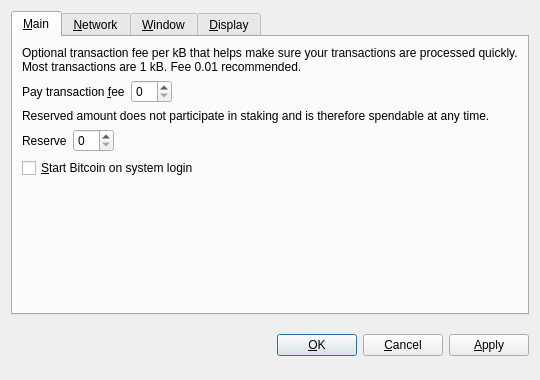
<?xml version="1.0" encoding="UTF-8"?>
<ui version="4.0">
 <class>OptionsDialog</class>
 <widget class="QDialog" name="OptionsDialog">
  <property name="geometry">
   <rect>
    <x>0</x>
    <y>0</y>
    <width>540</width>
    <height>380</height>
   </rect>
  </property>
  <property name="windowTitle">
   <string>Options</string>
  </property>
  <property name="modal">
   <bool>true</bool>
  </property>
  <layout class="QVBoxLayout" name="verticalLayout">
   <item>
    <widget class="QTabWidget" name="tabWidget">
     <property name="tabPosition">
      <enum>QTabWidget::North</enum>
     </property>
     <property name="currentIndex">
      <number>0</number>
     </property>
     <widget class="QWidget" name="tabMain">
      <attribute name="title">
       <string>&amp;Main</string>
      </attribute>
      <layout class="QVBoxLayout" name="verticalLayout_Main">
       <item>
        <widget class="QLabel" name="transactionFeeInfoLabel">
         <property name="text">
          <string>Optional transaction fee per kB that helps make sure your transactions are processed quickly. Most transactions are 1 kB. Fee 0.01 recommended.</string>
         </property>
         <property name="textFormat">
          <enum>Qt::PlainText</enum>
         </property>
         <property name="wordWrap">
          <bool>true</bool>
         </property>
        </widget>
       </item>
       <item>
        <layout class="QHBoxLayout" name="horizontalLayoutFee">
         <item>
          <widget class="QLabel" name="transactionFeeLabel">
           <property name="text">
            <string>Pay transaction &amp;fee</string>
           </property>
           <property name="textFormat">
            <enum>Qt::PlainText</enum>
           </property>
           <property name="buddy">
            <cstring>transactionFee</cstring>
           </property>
          </widget>
         </item>
         <item>
          <widget class="BitcoinAmountField" name="transactionFee"/>
         </item>
         <item>
          <spacer name="horizontalSpacerFee">
           <property name="orientation">
            <enum>Qt::Horizontal</enum>
           </property>
           <property name="sizeHint" stdset="0">
            <size>
             <width>40</width>
             <height>20</height>
            </size>
           </property>
          </spacer>
         </item>
        </layout>
       </item>
       <item>
        <widget class="QLabel" name="reserveBalanceInfoLabel">
         <property name="text">
          <string>Reserved amount does not participate in staking and is therefore spendable at any time.</string>
         </property>
         <property name="textFormat">
          <enum>Qt::PlainText</enum>
         </property>
         <property name="wordWrap">
          <bool>true</bool>
         </property>
        </widget>
       </item>
       <item>
        <layout class="QHBoxLayout" name="horizontalLayoutReserveBalance">
         <item>
          <widget class="QLabel" name="reserveBalanceLabel">
           <property name="text">
            <string>Reserve</string>
           </property>
           <property name="textFormat">
            <enum>Qt::PlainText</enum>
           </property>
           <property name="buddy">
            <cstring>reserveBalance</cstring>
           </property>
          </widget>
         </item>
         <item>
          <widget class="BitcoinAmountField" name="reserveBalance"/>
         </item>
         <item>
          <spacer name="horizontalSpacerReserveBalance">
           <property name="orientation">
            <enum>Qt::Horizontal</enum>
           </property>
           <property name="sizeHint" stdset="0">
            <size>
             <width>40</width>
             <height>20</height>
            </size>
           </property>
          </spacer>
         </item>
        </layout>
       </item>
       <item>
        <widget class="QCheckBox" name="bitcoinAtStartup">
         <property name="toolTip">
          <string>Automatically start Bitcoin after logging in to the system.</string>
         </property>
         <property name="text">
          <string>&amp;Start Bitcoin on system login</string>
         </property>
        </widget>
       </item>
       <item>
        <spacer name="verticalSpacer_Main">
         <property name="orientation">
          <enum>Qt::Vertical</enum>
         </property>
         <property name="sizeHint" stdset="0">
          <size>
           <width>20</width>
           <height>40</height>
          </size>
         </property>
        </spacer>
       </item>
      </layout>
     </widget>
     <widget class="QWidget" name="tabNetwork">
      <attribute name="title">
       <string>&amp;Network</string>
      </attribute>
      <layout class="QVBoxLayout" name="verticalLayout_Network">
       <item>
        <widget class="QCheckBox" name="mapPortUpnp">
         <property name="toolTip">
          <string>Automatically open the Bitcoin client port on the router. This only works when your router supports UPnP and it is enabled.</string>
         </property>
         <property name="text">
          <string>Map port using &amp;UPnP</string>
         </property>
        </widget>
       </item>
       <item>
        <widget class="QCheckBox" name="connectSocks">
         <property name="toolTip">
          <string>Connect to the Bitcoin network through a SOCKS proxy (e.g. when connecting through Tor).</string>
         </property>
         <property name="text">
          <string>&amp;Connect through SOCKS proxy:</string>
         </property>
        </widget>
       </item>
       <item>
        <layout class="QHBoxLayout" name="horizontalLayout_Network">
         <item>
          <widget class="QLabel" name="proxyIpLabel">
           <property name="text">
            <string>Proxy &amp;IP:</string>
           </property>
           <property name="textFormat">
            <enum>Qt::PlainText</enum>
           </property>
           <property name="buddy">
            <cstring>proxyIp</cstring>
           </property>
          </widget>
         </item>
         <item>
          <widget class="QValidatedLineEdit" name="proxyIp">
           <property name="maximumSize">
            <size>
             <width>140</width>
             <height>16777215</height>
            </size>
           </property>
           <property name="toolTip">
            <string>IP address of the proxy (e.g. 127.0.0.1)</string>
           </property>
          </widget>
         </item>
         <item>
          <widget class="QLabel" name="proxyPortLabel">
           <property name="text">
            <string>&amp;Port:</string>
           </property>
           <property name="textFormat">
            <enum>Qt::PlainText</enum>
           </property>
           <property name="buddy">
            <cstring>proxyPort</cstring>
           </property>
          </widget>
         </item>
         <item>
          <widget class="QLineEdit" name="proxyPort">
           <property name="maximumSize">
            <size>
             <width>55</width>
             <height>16777215</height>
            </size>
           </property>
           <property name="toolTip">
            <string>Port of the proxy (e.g. 9050)</string>
           </property>
          </widget>
         </item>
         <item>
          <widget class="QLabel" name="socksVersionLabel">
           <property name="text">
            <string>SOCKS &amp;Version:</string>
           </property>
           <property name="textFormat">
            <enum>Qt::PlainText</enum>
           </property>
           <property name="buddy">
            <cstring>socksVersion</cstring>
           </property>
          </widget>
         </item>
         <item>
          <widget class="QValueComboBox" name="socksVersion">
           <property name="toolTip">
            <string>SOCKS version of the proxy (e.g. 5)</string>
           </property>
          </widget>
         </item>
         <item>
          <spacer name="horizontalSpacer_Network">
           <property name="orientation">
            <enum>Qt::Horizontal</enum>
           </property>
           <property name="sizeHint" stdset="0">
            <size>
             <width>40</width>
             <height>20</height>
            </size>
           </property>
          </spacer>
         </item>
        </layout>
       </item>
       <item>
        <spacer name="verticalSpacer_Network">
         <property name="orientation">
          <enum>Qt::Vertical</enum>
         </property>
         <property name="sizeHint" stdset="0">
          <size>
           <width>20</width>
           <height>40</height>
          </size>
         </property>
        </spacer>
       </item>
      </layout>
     </widget>
     <widget class="QWidget" name="tabWindow">
      <attribute name="title">
       <string>&amp;Window</string>
      </attribute>
      <layout class="QVBoxLayout" name="verticalLayout_Window">
       <item>
        <widget class="QCheckBox" name="minimizeToTray">
         <property name="toolTip">
          <string>Show only a tray icon after minimizing the window.</string>
         </property>
         <property name="text">
          <string>&amp;Minimize to the tray instead of the taskbar</string>
         </property>
        </widget>
       </item>
       <item>
        <widget class="QCheckBox" name="minimizeOnClose">
         <property name="toolTip">
          <string>Minimize instead of exit the application when the window is closed. When this option is enabled, the application will be closed only after selecting Quit in the menu.</string>
         </property>
         <property name="text">
          <string>M&amp;inimize on close</string>
         </property>
        </widget>
       </item>
       <item>
        <spacer name="verticalSpacer_Window">
         <property name="orientation">
          <enum>Qt::Vertical</enum>
         </property>
         <property name="sizeHint" stdset="0">
          <size>
           <width>20</width>
           <height>40</height>
          </size>
         </property>
        </spacer>
       </item>
      </layout>
     </widget>
     <widget class="QWidget" name="tabDisplay">
      <attribute name="title">
       <string>&amp;Display</string>
      </attribute>
      <layout class="QVBoxLayout" name="verticalLayout_Display">
       <item>
        <layout class="QHBoxLayout" name="horizontalLayout_1_Display">
         <item>
          <widget class="QLabel" name="langLabel">
           <property name="text">
            <string>User Interface &amp;language:</string>
           </property>
           <property name="textFormat">
            <enum>Qt::PlainText</enum>
           </property>
           <property name="buddy">
            <cstring>lang</cstring>
           </property>
          </widget>
         </item>
         <item>
          <widget class="QValueComboBox" name="lang">
           <property name="toolTip">
            <string>The user interface language can be set here. This setting will take effect after restarting Bitcoin.</string>
           </property>
          </widget>
         </item>
        </layout>
       </item>
       <item>
        <layout class="QHBoxLayout" name="horizontalLayout_2_Display">
         <item>
          <widget class="QLabel" name="unitLabel">
           <property name="text">
            <string>&amp;Unit to show amounts in:</string>
           </property>
           <property name="textFormat">
            <enum>Qt::PlainText</enum>
           </property>
           <property name="buddy">
            <cstring>unit</cstring>
           </property>
          </widget>
         </item>
         <item>
          <widget class="QValueComboBox" name="unit">
           <property name="toolTip">
            <string>Choose the default subdivision unit to show in the interface and when sending coins.</string>
           </property>
          </widget>
         </item>
        </layout>
       </item>
       <item>
        <widget class="QCheckBox" name="displayAddresses">
         <property name="toolTip">
          <string>Whether to show Bitcoin addresses in the transaction list or not.</string>
         </property>
         <property name="text">
          <string>&amp;Display addresses in transaction list</string>
         </property>
        </widget>
       </item>
       <item>
        <widget class="QCheckBox" name="coinControlFeatures">
         <property name="toolTip">
          <string>Whether to show coin control features or not.</string>
         </property>
         <property name="text">
          <string>Display coin &amp;control features (experts only!)</string>
         </property>
        </widget>
       </item>
       <item>
        <spacer name="verticalSpacer_Display">
         <property name="orientation">
          <enum>Qt::Vertical</enum>
         </property>
         <property name="sizeHint" stdset="0">
          <size>
           <width>20</width>
           <height>40</height>
          </size>
         </property>
        </spacer>
       </item>
      </layout>
     </widget>
    </widget>
   </item>
   <item>
    <layout class="QHBoxLayout" name="horizontalLayout_Buttons">
     <item>
      <spacer name="horizontalSpacer_1">
       <property name="orientation">
        <enum>Qt::Horizontal</enum>
       </property>
       <property name="sizeHint" stdset="0">
        <size>
         <width>40</width>
         <height>48</height>
        </size>
       </property>
      </spacer>
     </item>
     <item>
      <widget class="QLabel" name="statusLabel">
       <property name="font">
        <font>
         <weight>75</weight>
         <bold>true</bold>
        </font>
       </property>
       <property name="text">
        <string/>
       </property>
       <property name="textFormat">
        <enum>Qt::PlainText</enum>
       </property>
       <property name="wordWrap">
        <bool>true</bool>
       </property>
      </widget>
     </item>
     <item>
      <spacer name="horizontalSpacer_2">
       <property name="orientation">
        <enum>Qt::Horizontal</enum>
       </property>
       <property name="sizeHint" stdset="0">
        <size>
         <width>40</width>
         <height>48</height>
        </size>
       </property>
      </spacer>
     </item>
     <item>
      <widget class="QPushButton" name="okButton">
       <property name="text">
        <string>&amp;OK</string>
       </property>
      </widget>
     </item>
     <item>
      <widget class="QPushButton" name="cancelButton">
       <property name="text">
        <string>&amp;Cancel</string>
       </property>
       <property name="autoDefault">
        <bool>false</bool>
       </property>
      </widget>
     </item>
     <item>
      <widget class="QPushButton" name="applyButton">
       <property name="text">
        <string>&amp;Apply</string>
       </property>
       <property name="autoDefault">
        <bool>false</bool>
       </property>
      </widget>
     </item>
    </layout>
   </item>
  </layout>
 </widget>
 <customwidgets>
  <customwidget>
   <class>BitcoinAmountField</class>
   <extends>QSpinBox</extends>
   <header>bitcoinamountfield.h</header>
  </customwidget>
  <customwidget>
   <class>QValueComboBox</class>
   <extends>QComboBox</extends>
   <header>qvaluecombobox.h</header>
  </customwidget>
  <customwidget>
   <class>QValidatedLineEdit</class>
   <extends>QLineEdit</extends>
   <header>qvalidatedlineedit.h</header>
  </customwidget>
 </customwidgets>
 <resources/>
 <connections/>
</ui>
